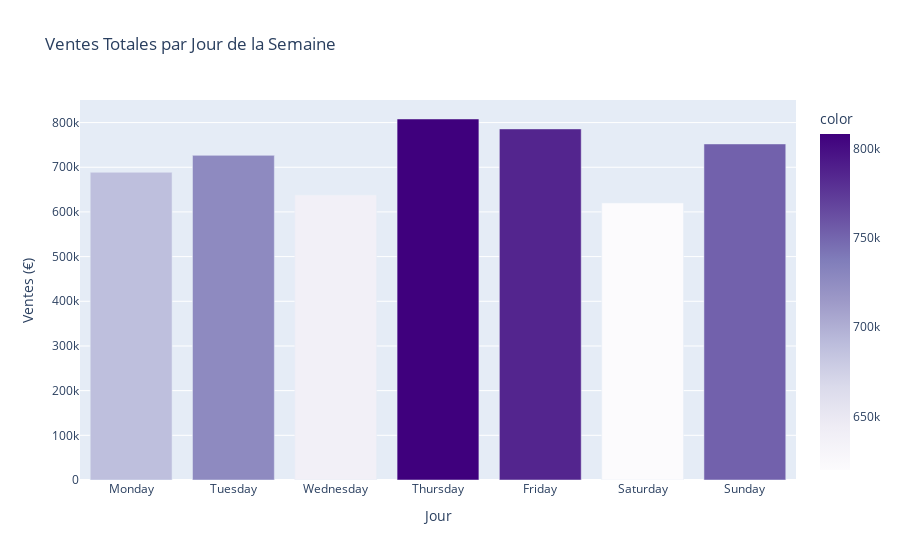

Notebook cell for this chart:
### Code cell
# --- Ventes par jour de la semaine ---
df['Day_Name'] = df['Sale_Date'].dt.day_name()
weekday_order = ['Monday', 'Tuesday', 'Wednesday', 'Thursday', 'Friday', 'Saturday', 'Sunday']
sales_by_weekday = df.groupby('Day_Name')['Sales_Amount'].sum().reindex(weekday_order)

fig_weekday = px.bar(x=sales_by_weekday.index, y=sales_by_weekday.values,
                     title='Ventes Totales par Jour de la Semaine',
                     labels={'x': 'Jour', 'y': 'Ventes (€)'},
                     color=sales_by_weekday.values, color_continuous_scale='Purples')
fig_weekday.write_html(OUTPUT_DIR / 'figures' / 'sales_by_weekday.html')
fig_weekday.show()

### Figure 1 — Plotly figure (JSON) as saved in the notebook; plotly's stock layout.template omitted (floating-point values rounded to 4 significant figures)
{"data": [{"hovertemplate": "Jour=%{x}<br>Ventes (€)=%{y}<br>color=%{marker.color}<extra></extra>", "legendgroup": "", "marker": {"color": [688800.0, 726600.0, 637900.0, 808000.0, 785800.0, 620000.0, 752200.0], "coloraxis": "coloraxis", "pattern": {"shape": ""}}, "name": "", "orientation": "v", "showlegend": false, "textposition": "auto", "type": "bar", "x": ["Monday", "Tuesday", "Wednesday", "Thursday", "Friday", "Saturday", "Sunday"], "xaxis": "x", "y": [688800.0, 726600.0, 637900.0, 808000.0, 785800.0, 620000.0, 752200.0], "yaxis": "y"}], "layout": {"barmode": "relative", "coloraxis": {"colorbar": {"title": {"text": "color"}}, "colorscale": [[0, "rgb(252,251,253)"], [0.125, "rgb(239,237,245)"], [0.25, "rgb(218,218,235)"], [0.375, "rgb(188,189,220)"], [0.5, "rgb(158,154,200)"], [0.625, "rgb(128,125,186)"], [0.75, "rgb(106,81,163)"], [0.875, "rgb(84,39,143)"], [1, "rgb(63,0,125)"]]}, "legend": {"tracegroupgap": 0}, "title": {"text": "Ventes Totales par Jour de la Semaine"}, "xaxis": {"anchor": "y", "domain": [0, 1], "title": {"text": "Jour"}}, "yaxis": {"anchor": "x", "domain": [0, 1], "title": {"text": "Ventes (€)"}}}}
